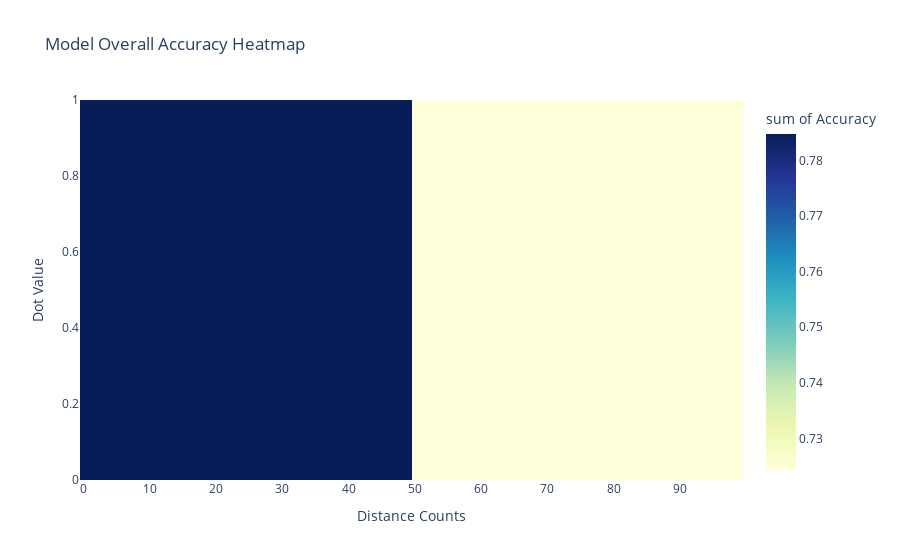

The code cell stored with this chart in its notebook:
### Markdown cell above
# Interactive Heatmaps Plotly Heatmap

*Purpose*: Visualize the interaction between dot_value and distance_counts with model_overall_accuracy.

### Code cell
# Assuming 'pivot_table' is created using pivot_table as previously discussed

# Example pivot_table creation:
pivot_table = df.pivot_table(
    index='dot_value',
    columns='distance_counts',
    values='model_overall_accuracy',
    aggfunc='mean',
    fill_value=0
).reset_index()

# Melt the pivot table for Plotly
melted = pivot_table.melt(id_vars='dot_value', var_name='distance_counts', value_name='model_overall_accuracy')

# Create the heatmap
fig = px.density_heatmap(
    melted, 
    x='distance_counts', 
    y='dot_value', 
    z='model_overall_accuracy',
    color_continuous_scale='YlGnBu',
    title='Model Overall Accuracy Heatmap',
    labels={'distance_counts': 'Distance Counts', 'dot_value': 'Dot Value', 'model_overall_accuracy': 'Accuracy'}
)

fig.update_layout(
    xaxis_nticks=20
)

fig.show()

### Figure 1 — Plotly figure (JSON) as saved in the notebook; plotly's stock layout.template omitted (floating-point values rounded to 4 significant figures)
{"data": [{"coloraxis": "coloraxis", "histfunc": "sum", "hovertemplate": "Distance Counts=%{x}<br>Dot Value=%{y}<br>sum of Accuracy=%{z}<extra></extra>", "name": "", "type": "histogram2d", "x": [15, 30, 45, 60, 70, 80, 90], "xaxis": "x", "xbingroup": "x", "y": [0.9, 0.9, 0.9, 0.9, 0.9, 0.9, 0.9], "yaxis": "y", "ybingroup": "y", "z": [0.2442, 0.2518, 0.2888, 0.364, 0.14, 0.1177, 0.1027]}], "layout": {"coloraxis": {"colorbar": {"title": {"text": "sum of Accuracy"}}, "colorscale": [[0, "rgb(255,255,217)"], [0.125, "rgb(237,248,177)"], [0.25, "rgb(199,233,180)"], [0.375, "rgb(127,205,187)"], [0.5, "rgb(65,182,196)"], [0.625, "rgb(29,145,192)"], [0.75, "rgb(34,94,168)"], [0.875, "rgb(37,52,148)"], [1, "rgb(8,29,88)"]]}, "legend": {"tracegroupgap": 0}, "title": {"text": "Model Overall Accuracy Heatmap"}, "xaxis": {"anchor": "y", "domain": [0, 1], "nticks": 20, "title": {"text": "Distance Counts"}}, "yaxis": {"anchor": "x", "domain": [0, 1], "title": {"text": "Dot Value"}}}}
